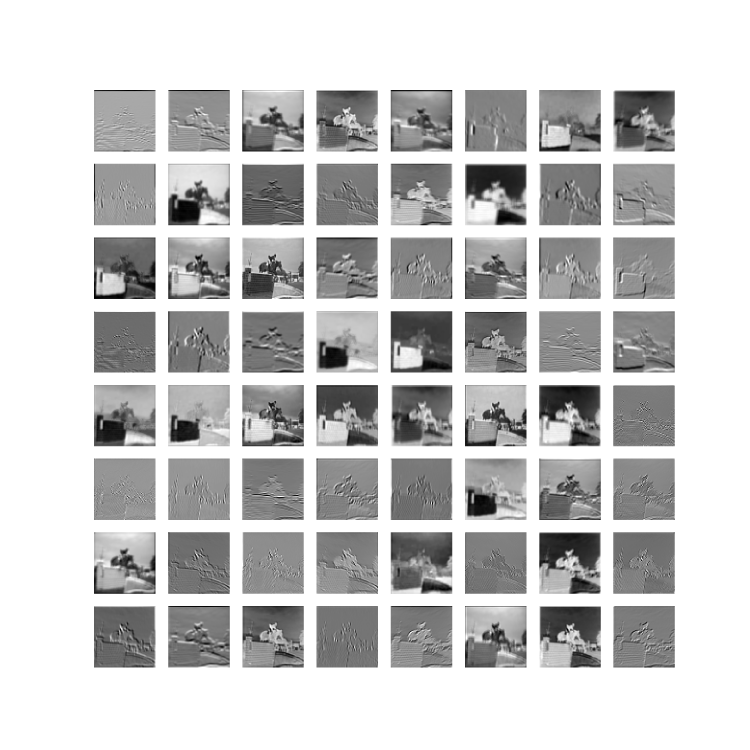
#> input picture rgb_features/layer_0.png, 3000 x 3000 px, given in place of 1.jpg, which was not available (shown at 1/4 size)
$ jupyter execute --allow-errors test.ipynb
#> lines starting #> are read from the running program, lines starting #| are printed output that depends on the picture; pictures that were not available may be replaced by others from this repository, and a replacement may not be noted
[cell 1]
import glob
import os
import io
import torch
import random
import cv2
from torch.utils.data import DataLoader
from torch.utils.data import Dataset
import numpy as np
import PIL.Image as pil
from torchvision import transforms
from PIL import Image, ImageChops, ImageEnhance
# from keras.utils.np_utils import to_categorical
import torch.nn.functional as F

[cell 2]
def convert_to_ela_image(path, quality):
        filename = path
        resaved_filename = '/home/csgrad/akumar58/EVAL4/cnn_manip/resave/' + 'resaved.jpg'
        print(resaved_filename)
        ELA_filename = filename.split('.')[0] + '.ela.png'

        im = Image.open(filename).convert('RGB')
        im.save(resaved_filename, 'JPEG', quality=quality)
        resaved_im = Image.open(resaved_filename)
        ela_im = ImageChops.difference(im, resaved_im)

        extrema = ela_im.getextrema()
        max_diff = max([ex[1] for ex in extrema])
        if max_diff == 0:
            max_diff = 1
        scale = 255.0 / max_diff

        ela_im = ImageEnhance.Brightness(ela_im).enhance(scale)
        return True

[cell 3]
from datetime import datetime
import os

path = '/home/csgrad/akumar58/EVAL4/cnn_manip/train_files/'
# print(datetime.today())
print(os.path.join(path,'{}/mode_weights.pth'.format(datetime.now().strftime("%Y%m%d-%H%M%S"))))

[cell 4]
import pickle
import matplotlib.pyplot as plt
import numpy as np
import os

#> (a cell that did not finish here is left out)

[cell 6]
plt.figure(figsize=(10,8))
#> (the rest of this cell did not finish here and is left out)

[cell 7]
import torch

[cell 8]
import os
import torch
import cv2
import glob
import random
import PIL.Image as pil
import numpy as np
import torch.nn as nn

[cell 9]
#resized 224x224 instead of 128x128

def cv2_enhance_contrast(img, factor):
            mean = np.uint8(cv2.mean(cv2.cvtColor(img, cv2.COLOR_BGR2GRAY))[0])
            img_deg = np.ones_like(img) * mean
            return cv2.addWeighted(img, factor, img_deg, 1-factor, 0.0)

def ela(path):
    quality = 90
    scale = 15
    orig = cv2.imread(path)
#> orig is the input picture: shape (3000, 3000, 3); min 0, max 255, mean 200.6
    orig = cv2.resize(orig, (128, 128), interpolation = cv2.INTER_AREA)
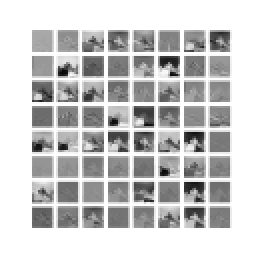
#> orig: shape (128, 128, 3) (shown 2 times larger); min 7, max 255, mean 200.6
    orig = cv2.cvtColor(orig, cv2.COLOR_BGR2RGB)

    _, buffer = cv2.imencode(".jpg", orig, [cv2.IMWRITE_JPEG_QUALITY, quality])
#> buffer = 6672 values, max 255 at index 0, min 0 at index 4, mean 127.6
    compressed_img = cv2.imdecode(np.frombuffer(buffer, np.uint8), cv2.IMREAD_COLOR)

    diff = scale * (cv2.absdiff(orig, compressed_img))
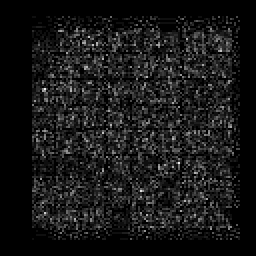
#> diff: shape (128, 128, 3) (shown 2 times larger); min 0, max 240, mean 23.8
    ediff = cv2_enhance_contrast(diff, 0.25)
#> in cv2_enhance_contrast, `mean = np.uint8(cv2.mean(cv2.cvtColor(img, cv2.COLOR_BGR2GRAY))[0])`: mean = 23
#> in cv2_enhance_contrast, `img_deg = np.ones_like(img) * mean`: img_deg: shape (128, 128, 3); every value is 23
#> in cv2_enhance_contrast, `return cv2.addWeighted(img, factor, img_deg, 1-factor, 0.0)`:
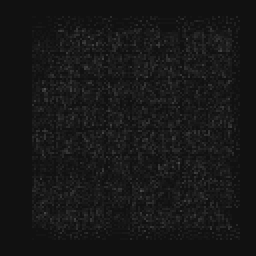
#> returned value: shape (128, 128, 3) (shown 2 times larger); min 17, max 77, mean 23.1
    ediff = ediff.astype(float)/255.0
    orig = orig.astype(float)/255.0
    return ediff, orig

[cell 10]
path = '/home/csgrad/akumar58/EVAL4/test_images/1.jpg'
ela_im, org_im = ela(path)
temp = ela_im+org_im
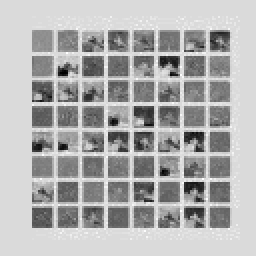
#> temp: shape (128, 128, 3) float64 (shown 2 times larger); min 0.098, max 1.23, mean 0.877; drawn with min black and max white

[cell 11]
ela_im = pil.fromarray((ela_im * 255).astype(np.uint8))
org_im = pil.fromarray((org_im * 255).astype(np.uint8))

[cell 12]
ela_im.show()

[cell 13]
org_im.show()

[cell 14]
temp = pil.fromarray((temp * 255).astype(np.uint8))
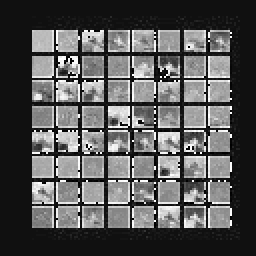
#> temp: PIL image 128x128 RGB (shown 2 times larger); min 0, max 255, mean 87.6
temp.show()

[cell 15]
model_path = '/home/csgrad/akumar58/EVAL4/cnn_manip/train_files/mode_weights_20230307_23.pth'
#> (the rest of this cell did not finish here and is left out)

[cell 16]
activation = {}
def get_activation(name):
    def hook(model, input, output):
        activation[name] = output.detach()
    return hook

#> (a cell that did not finish here is left out)

[cell 18]
path = '/home/csgrad/akumar58/EVAL4/test_images/1.jpg'
ela_im, org_im = ela(path)
#> (the rest of this cell did not finish here and is left out)

#> (a cell that did not finish here is left out)

#> (a cell that did not finish here is left out)

#> (a cell that did not finish here is left out)

[cell 22]
import torch
import torchvision
import torch.nn as nn
import torch.utils.data as data
import numpy as np
from PIL import Image
from torch.autograd import Variable
from torchvision import models, transforms

#> (the rest of this cell did not finish here and is left out)

[cell 23]
class FeatureExtractor(nn.Module):
    def __init__(self, submodule, extracted_layers):
        super(FeatureExtractor, self).__init__()
        self.submodule = submodule
        self.extracted_layers = extracted_layers

    def forward(self, x):
        outputs = []
        for name, module in self.submodule._modules.items():
            if name is  "fc":
                x = x.view(x.size(0), -1)
            x = module(x)
            if name in self.extracted_layers:
                outputs.append(x)
        return outputs

[cell 24]
extract_list = ["conv1", "maxpool", "layer1", "avgpool", "fc"]
img_path = "./1_00001.jpg"
saved_path = "./1_00001.txt"
#> (the rest of this cell did not finish here and is left out)

#> (a cell that did not finish here is left out)

[cell 26]
img_path = '/home/csgrad/akumar58/EVAL4/test_images/1.jpg'
img = Image.open(img_path)
#> (the rest of this cell did not finish here and is left out)

$ run again, on rgb_features/layer_12.png
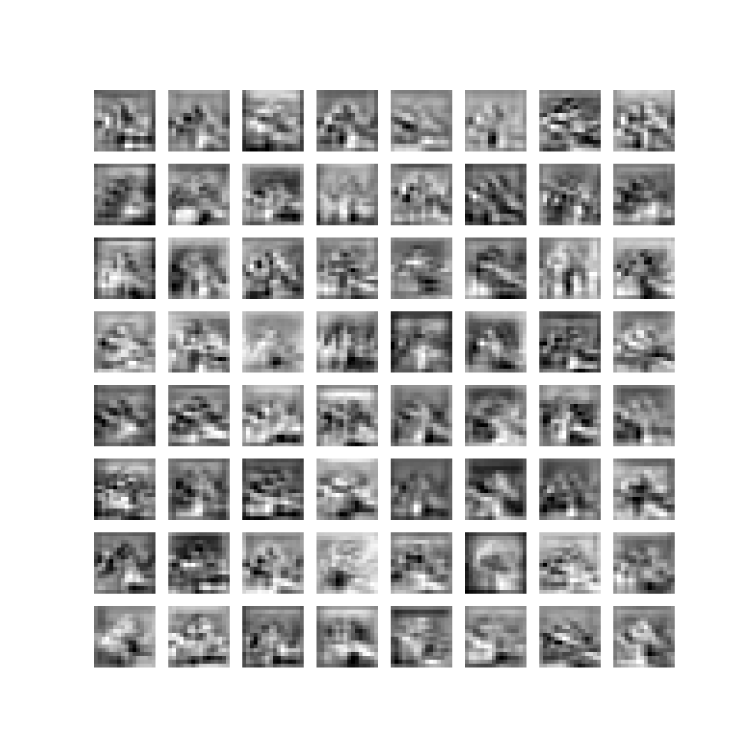
#> input picture rgb_features/layer_12.png, 3000 x 3000 px, given in place of 1.jpg, which was not available (shown at 1/4 size)
#> in ela, orig is the input picture: shape (3000, 3000, 3); min 0, max 255, mean 200.7
#> buffer = 7411 values, max 255 at index 0, min 0 at index 4, mean 126.1
#> in ela, `diff = scale * (cv2.absdiff(orig, compressed_img))`:
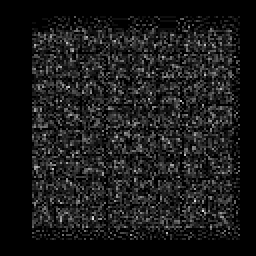
#> diff: shape (128, 128, 3) (shown 2 times larger); min 0, max 225, mean 26.3
#> mean = 26
#> img_deg: shape (128, 128, 3); every value is 26
#> `temp = pil.fromarray((temp * 255).astype(np.uint8))`:
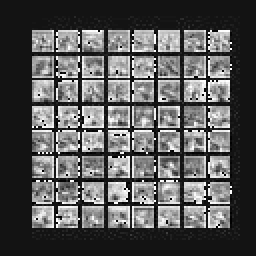
#> temp: PIL image 128x128 RGB (shown 2 times larger); min 0, max 255, mean 89.5

$ run again, on rgb_features/layer_13.png
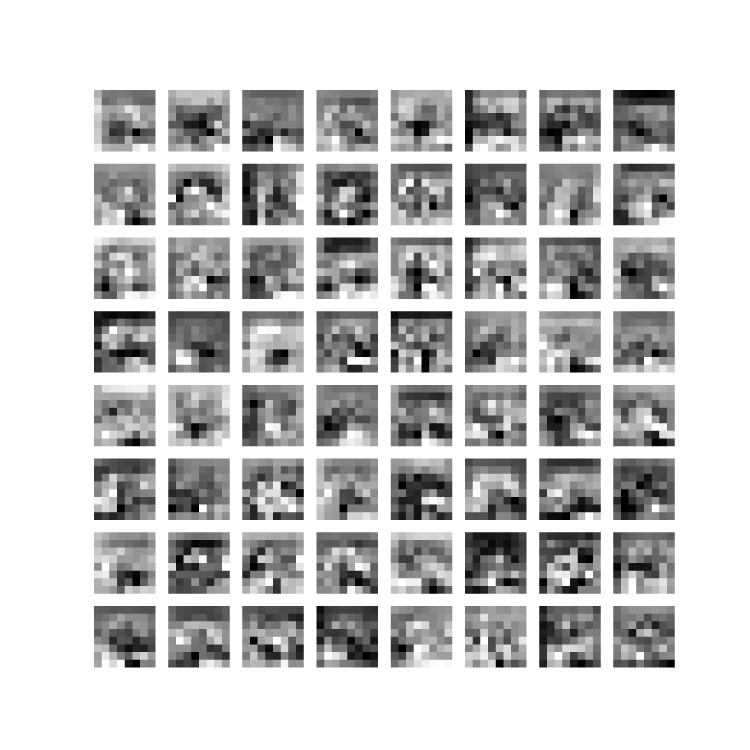
#> input picture rgb_features/layer_13.png, 3000 x 3000 px, given in place of 1.jpg, which was not available (shown at 1/4 size)
#> in ela, orig is the input picture: shape (3000, 3000, 3); min 0, max 255, mean 199.4
#> buffer = 7567 values, max 255 at index 0, min 0 at index 4, mean 126.3
#> in ela, `diff = scale * (cv2.absdiff(orig, compressed_img))`:
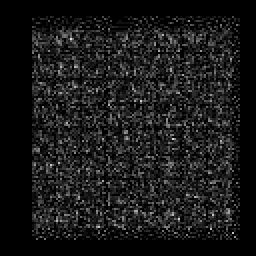
#> diff: shape (128, 128, 3) (shown 2 times larger); min 0, max 225, mean 25.1
#> mean = 25
#> img_deg: shape (128, 128, 3); every value is 25
#> `temp = pil.fromarray((temp * 255).astype(np.uint8))`:
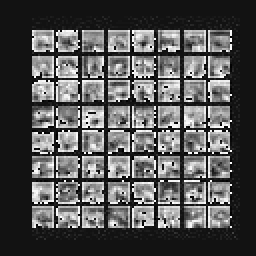
#> temp: PIL image 128x128 RGB (shown 2 times larger); min 0, max 255, mean 85.4

$ run again, on rgb_features/layer_14.png
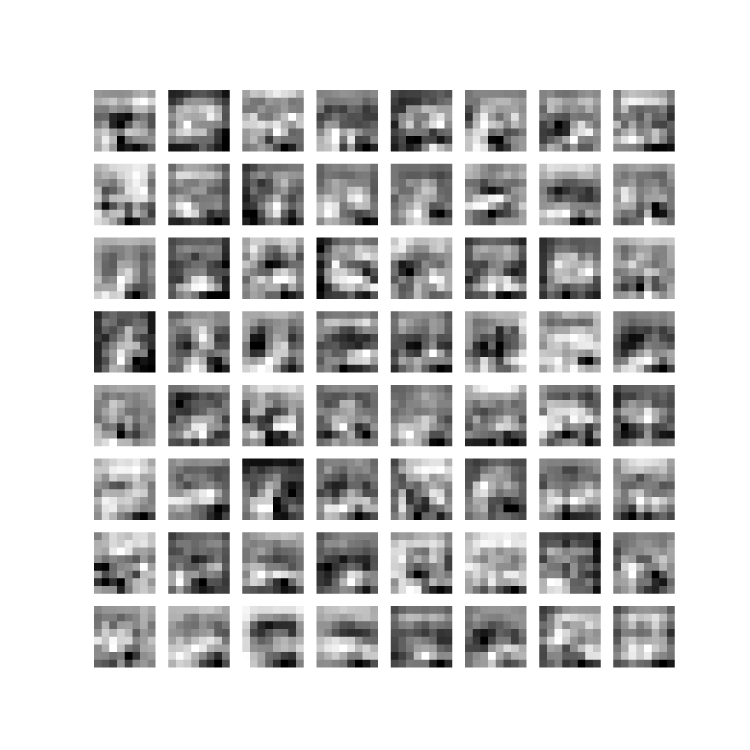
#> input picture rgb_features/layer_14.png, 3000 x 3000 px, given in place of 1.jpg, which was not available (shown at 1/4 size)
#> in ela, orig is the input picture: shape (3000, 3000, 3); min 0, max 255, mean 201.8
#> buffer = 7371 values, max 255 at index 0, min 0 at index 4, mean 129.8
#> in ela, `diff = scale * (cv2.absdiff(orig, compressed_img))`:
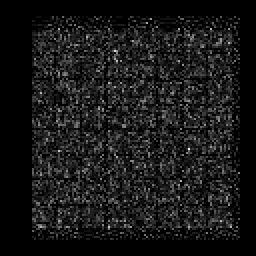
#> diff: shape (128, 128, 3) (shown 2 times larger); min 0, max 240, mean 24.1
#> mean = 24
#> img_deg: shape (128, 128, 3); every value is 24
#> `temp = pil.fromarray((temp * 255).astype(np.uint8))`:
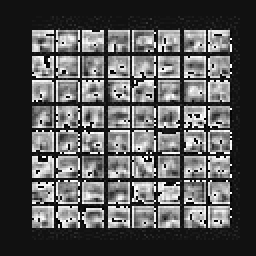
#> temp: PIL image 128x128 RGB (shown 2 times larger); min 0, max 255, mean 87.1
